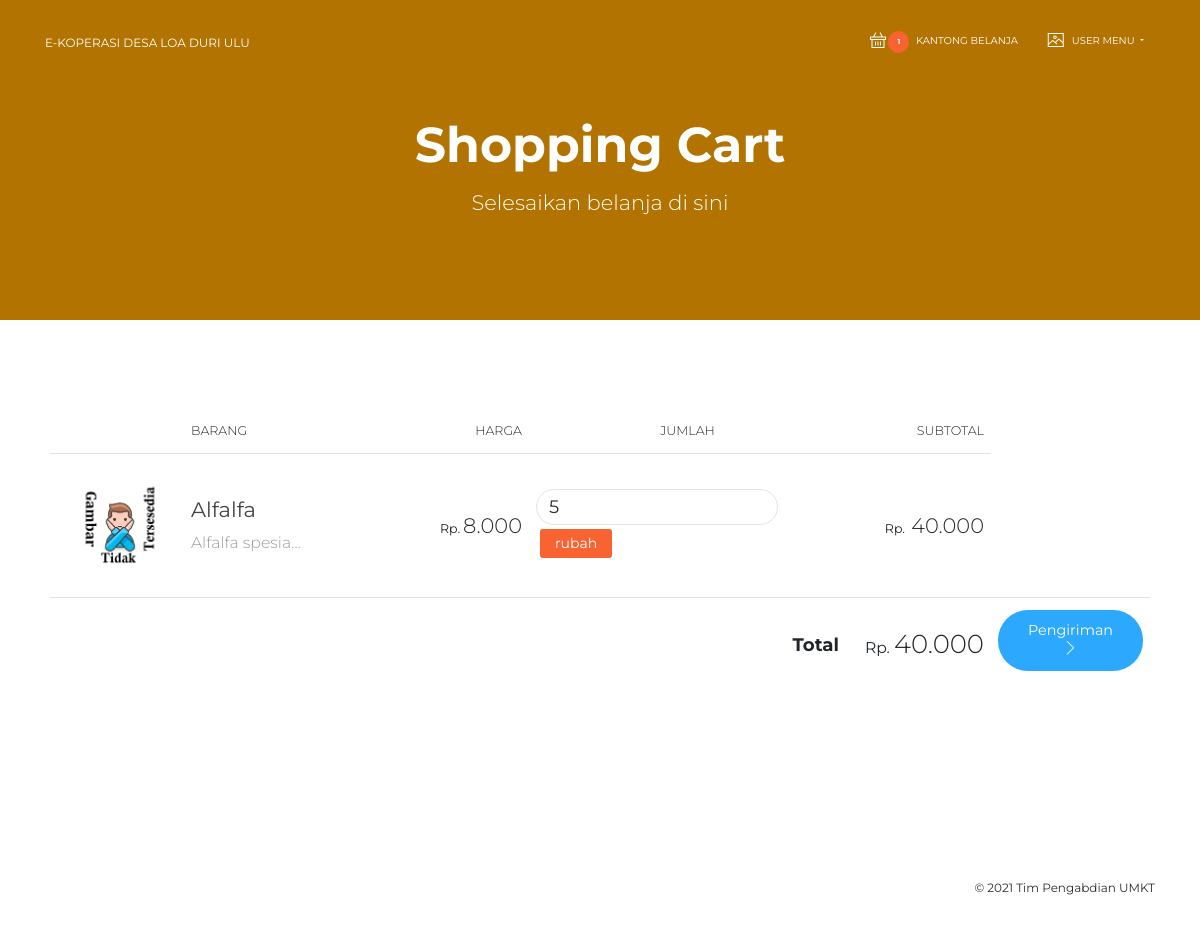
Page /shopping-cart/ (signed in) on the earlier database version.
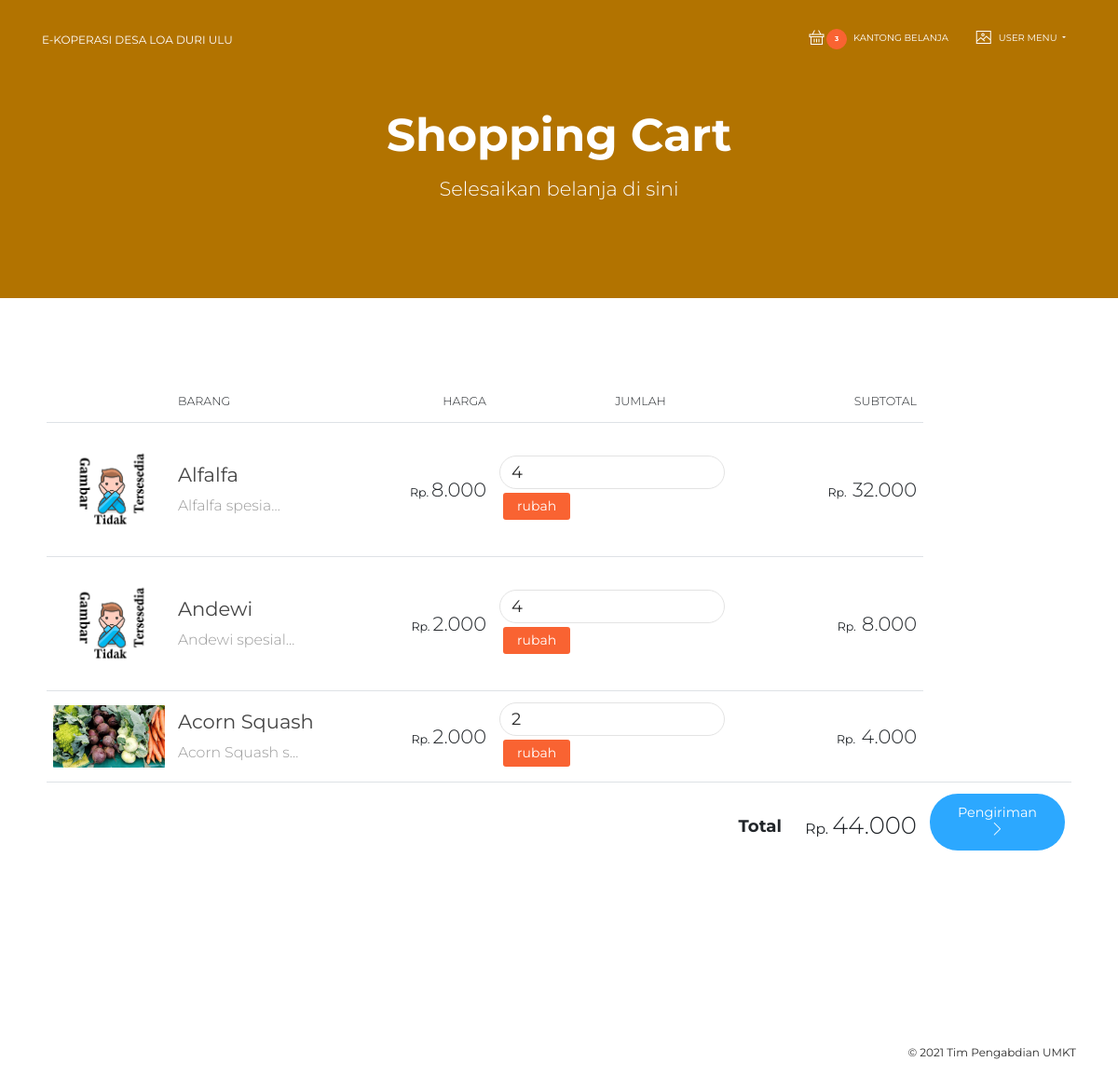
Same page on the later database version.
### commerce/models.py (models this page shows, shortened)
class OrderItem(models.Model):
    order = models.ForeignKey(Order, on_delete=models.CASCADE, related_name='order_items')
    item = models.ForeignKey(Item, on_delete=models.CASCADE, related_name='order_item')
    qty = models.FloatField()
    @property
    def subtotal(self):
        return self.item.price * self.qty

class Item(models.Model):
    title = models.CharField(max_length=100)
    category = models.ManyToManyField(ItemCategory)
    description = models.TextField()
    price = models.IntegerField()
    stock = models.IntegerField()
    thumbnail = models.ImageField(upload_to='app_medias/thumbnails', null=True)
    media = models.ManyToManyField(MediaLibrary)
    deleted = models.BooleanField(default=False)

class Order(models.Model):
    user = models.ForeignKey(settings.AUTH_USER_MODEL, on_delete=models.CASCADE, related_name='order')
    start_date = models.DateTimeField(auto_now_add=True)
    ordered_date = models.DateTimeField(null=True)
    ordered = models.BooleanField(default=False)
    @property
    def subtotal(self):
        subtotal = 0
        for item in self.order_items.all():
            subtotal += item.item.price * item.qty
        return subtotal

### commerce/views.py (the view, shortened to what this page needs)
# urls.py: path('shopping-cart/', ShoppingCartView.as_view(), name='shopping_cart'),
class ShoppingCartView(LoginRequiredMixin, View):
    login_url = '/accounts/login/'
    redirect_field_name = 'redirect_to'
    def get(self, request):
        order = Order.objects.select_related('delivery').filter(user=request.user, ordered=False). \
            prefetch_related('order_items').first()
        context = {
            'order': order
        }
        return render(request, 'commerce/pages/shopping_cart/index.html', context)

### commerce/context.py (called while the page is built)
def user_cart_ctx(request):
    if request.user.is_authenticated:
        data = OrderItem.objects.filter(order__user=request.user, order__ordered=False)
        return {
            'carts': data.all(),
            'carts_count': data.count(),
        }
    return {
            'carts': None,
            'carts_count': 0,
        }

### templates/commerce/pages/shopping_cart/index.html (shortened to what this page needs)
{% extends "layouts/base.html" %}
{% load humanize %}
{% load static %}
{% block header %}
    <div class="page-header page-header-mini header-filter">
        <div class="page-header-image" style="background-color: orange;"></div>
        <div class="content-center text-center">
            <div class="row">
                <div class="col-md-8 ml-auto mr-auto">
                    <h1 class="title">Shopping Cart</h1>
                    <h4 class="description text-white">Selesaikan belanja di sini</h4>
                </div>
            </div>
        </div>
    </div>
{% endblock %}
{% block content %}
    <div class="section">
        <div class="container">
            <div id="contentAreas" class="cd-section">
                <div id="tables">
                    <div class="row">
                        <div class="col-md-12">
                            <div class="card card-plain">
                                <div class="card-body">
                                    <div class="table-responsive">
                                        <table class="table table-shopping">
                                            <thead class="">
                                            <tr>
                                                <th class="text-center">
                                                </th>
                                                <th>
                                                    Barang
                                                </th>
                                                <th class="text-right">
                                                    Harga
                                                </th>
                                                <th class="text-center">
                                                    Jumlah
                                                </th>
                                                <th class="text-right">
                                                    Subtotal
                                                </th>
                                            </tr>
                                            </thead>
                                            <tbody id="chart-items-table">
                                            {% include 'commerce/pages/shopping_cart/partials/order_items_list.html'%}
                                            </tbody>
                                        </table>
                                    </div>
                                </div>
                            </div>
                        </div>
                    </div>
                </div>
            </div>
        </div>
    </div>
{% endblock %}

### templates/layouts/base.html (shortened to what this page needs)
{% load static %}
{% load i18n %}
<!DOCTYPE html>
<html lang="en">
<head>
  <link rel="stylesheet" href="https://use.fontawesome.com/releases/v5.7.1/css/all.css">
  <link href="{% static '/css/bootstrap.min.css' %}" rel="stylesheet" />
  <link href="{% static '/css/now-ui-kit.css' %}" rel="stylesheet" />
  <link href="{% static '/demo/demo.css' %}" rel="stylesheet" />
</head>
{% language 'id' %}
<body class="ecommerce-page sidebar-collapse">
  {% include 'layouts/navbar-default.html' %}
  <div class="wrapper">
      {% block header %}{% endblock %}
    <div class="main">
        {% block content %}{% endblock %}
    </div>
    <footer class="footer">
        {% include 'layouts/footer-default.html' %}</footer>
  </div>
</body>
{% endlanguage %}
</html>

### templates/layouts/navbar-default.html (shortened to what this page needs)
{% load static %}
<nav class="navbar navbar-expand-lg bg-white fixed-top navbar-transparent" color-on-scroll="250">
    <div class="container">
        <div class="navbar-translate">
            <a class="navbar-brand" href="{% url 'home' %}" data-placement="bottom" target="_blank">
                E-Koperasi Desa Loa Duri Ulu
            </a>
        </div>
        <div class="collapse navbar-collapse" data-nav-image="{% static '/img/blurred-image-1.jpg' %}"
             data-color="orange">
            <ul class="navbar-nav ml-auto">
                {% if user.is_authenticated %}
                    <li class="nav-item dropdown" id="shopping-cart">
                        {% include 'layouts/partials/carts.html'%}
                    </li>
                    <li class="nav-item dropdown">
                        <a href="#" class="nav-link dropdown-toggle" id="navbarDropdownMenuLink" data-toggle="dropdown">
                            <i class="now-ui-icons design_image" aria-hidden="true"></i>
                            <p>User Menu</p>
                        </a>
                    </li>
                {% else %}
                    <li class="nav-item">
                        <a class="nav-link btn btn-primary" href="{% url 'account_login' %}">
                            <p>Login</p>
                        </a>
                    </li>
                {% endif %}
            </ul>
        </div>
    </div>
</nav>

### templates/layouts/partials/carts.html
<a href="{% url 'shopping_cart' %}" class="nav-link">
    <i class="now-ui-icons shopping_basket">
    </i><span class="badge badge-primary z-depth-1 mr-1"> {{ carts_count }} </span>
    <p>Kantong Belanja</p>
</a>

### templates/commerce/pages/shopping_cart/partials/order_items_list.html (shortened to what this page needs)
{% load i18n %}
{% load humanize %}
{% load static %}
{% language 'id' %}
{% for item in order.order_items.all %}
    <tr>
        <td>
            <div class="img-container">
                {% if item.item.thumbnail %}
                    <img src="{{ item.item.thumbnail.url }}"
                         alt="{{ item.item.title }}">
                {% else %}
                    <img src="{% static '/img/no-image.png' %}"
                         alt="no image">
                {% endif %}
            </div>
        </td>
        <td class="td-name">
            <a href="{% url 'item-page' item.item.id %}">{{ item.item.title }}</a>
            <br>
            <small>{{ item.item.description|truncatechars:15 }} </small>
        </td>
        <td class="td-number">
            <small>Rp.</small>{{ item.item.price|intcomma }}
        </td>
        <td class="td-number">
            <form class="form-inline float-md-right"
                  hx-post="{% url 'shopping_cart_item_update' item.id %}"
                  hx-target="#chart-items-table"
            >
                <input type="number" class="form-control"
                       placeholder="qty" name="qty" id="qty"
                       value="{{ item.qty|floatformat:0|intcomma }}"
                       maxlength="4" size="4"
                >
                <button type="submit" class="btn btn-sm btn-primary m-1">rubah</button>
            </form>
        </td>
        <td class="td-number">
            <small>Rp. </small> {{ item.subtotal|floatformat:0|intcomma }}
        </td>
    </tr>
{% endfor %}
<tr>
    <td colspan="3">
    </td>
    <td class="td-total">
        Total
    </td>
    <td class="td-price">
        <small>Rp. </small> {{ order.subtotal|floatformat:0|intcomma }}
    </td>
    <td colspan="3" class="text-right">
        <a href="{% url 'delivery-page' order.delivery.id %}" class="btn btn-info btn-round "
                data-original-title="" title="">
            Pengiriman
            <i class="now-ui-icons arrows-1_minimal-right"></i>
        </a>
    </td>
</tr>
{% endlanguage %}

### templates/layouts/footer-default.html (shortened to what this page needs)
<div class=" container ">
    <div class="copyright" id="copyright">
        &copy;
        Tim Pengabdian UMKT
    </div>
</div>

Differences in the rows shown:
changed OrderItem "Alfalfa": qty "5" → "4"; subtotal "40.000" → "32.000"
added OrderItem: item "Andewi", item.description "Andewi spesial…", item.price "2.000", qty "4", subtotal "8.000"
added OrderItem: item.thumbnail (picture), item "Acorn Squash", item.description "Acorn Squash s…", item.price "2.000", qty "2", subtotal "4.000"
changed through a linked row, Order: subtotal "40.000" → "44.000"
Other differences:
{{ carts_count }}: "1" → "3"
